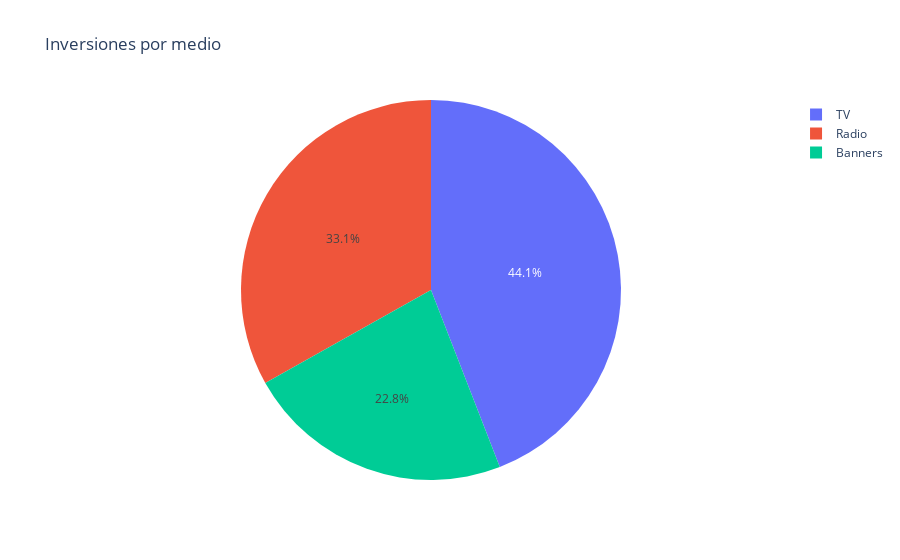

The notebook cell saved with this chart:
### Code cell
fig = px.pie(data_melt, 
            values='Inversion', 
            names='Medio',
            title='Inversiones por medio')
fig.show()

### Figure 1 — Plotly figure (JSON) as saved in the notebook; plotly's stock layout.template omitted (floating-point values rounded to 4 significant figures; data arrays with more than 128 entries replaced by an {"elided": "..."} marker saying what was removed)
{"data": [{"domain": {"x": [0, 1], "y": [0, 1]}, "hovertemplate": "Medio=%{label}<br>Inversion=%{value}<extra></extra>", "labels": {"elided": "600 str values"}, "legendgroup": "", "name": "", "showlegend": true, "type": "pie", "values": {"elided": "600 float values"}}], "layout": {"legend": {"tracegroupgap": 0}, "title": {"text": "Inversiones por medio"}}}
